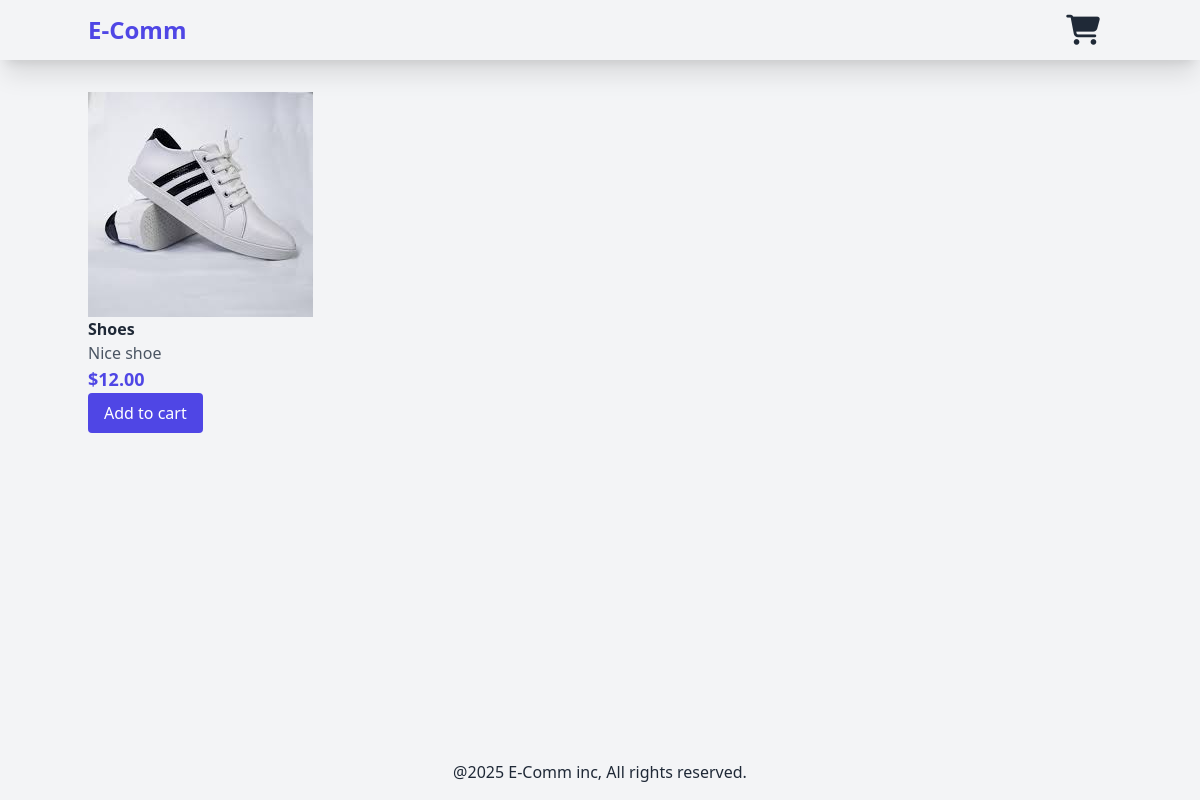
Screenshot of /product/1/shoes/ with the database file from the repository.
### products/models.py (models this page shows, shortened)
class Product(models.Model):
    category=models.ForeignKey(Category,related_name='products',on_delete=models.CASCADE)
    name=models.CharField(max_length=250)
    slug=models.SlugField(max_length=250)
    description=models.TextField(blank=True)
    price=models.DecimalField(max_digits=10,decimal_places=2)
    available=models.BooleanField(default=True)
    created_at=models.DateTimeField(auto_now_add=True)
    updated_at=models.DateTimeField(auto_now=True)
    image=models.ImageField(upload_to='products',blank=True,null=True)

### products/views.py (the view)
# urls.py: path('product/<int:id>/<slug:slug>/',views.product_detail,name='product_detail'),
def product_detail(request,id,slug):
    product=get_object_or_404(Product,id=id,slug=slug,available=True)
    return render(request,'products/product/detail.html',{'product':product})

### products/templates/products/product/detail.html (shortened to what this page needs)
{% extends 'base.html' %}
{% block content %}
<div>
    <div >
        {% if product.image %}
            <img class="max-h-[80vh]" src="{{product.image.url}}" alt="">
            {% else %}
            <p>image isn't available</p>
        {% endif %}
    </div>
    <h3 class="font-bold"> {{product.name}} </h3>
     <p class="text-gray-600">{{ product.description }}</p>
    <p class="text-lg  text-indigo-600 font-semibold">${{ product.price }}</p>
<form action="{% url 'cart:cart_add' product.id %}" method="post" class="add-to-cart-form">
    <button type="submit" class="bg-indigo-600 text-white px-4 py-2 rounded">Add to cart</button>
</form>
</div>
{% endblock %}

### rows the page displays
Product: image (picture), name "Shoes", description "Nice shoe", price "12.00"
